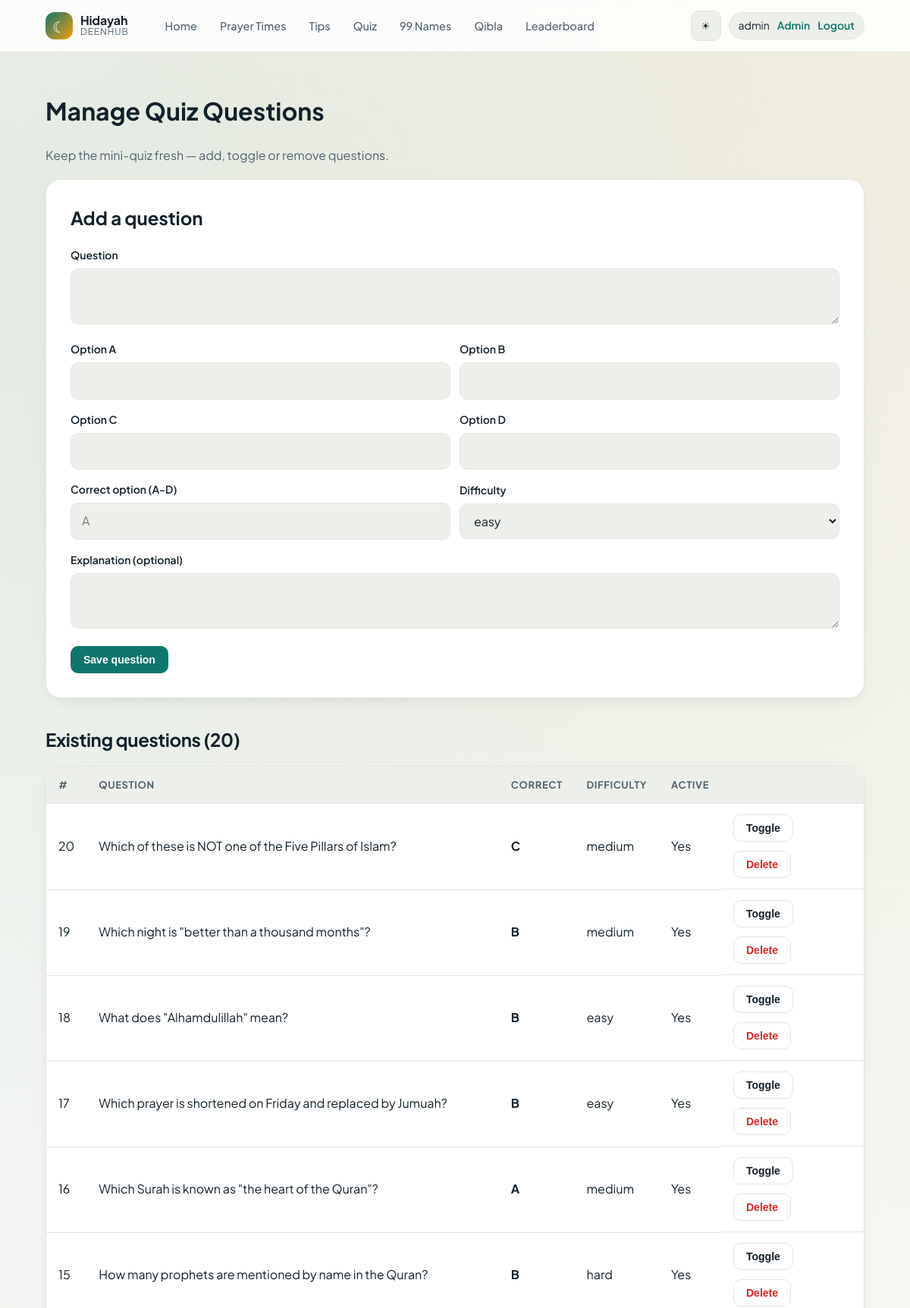
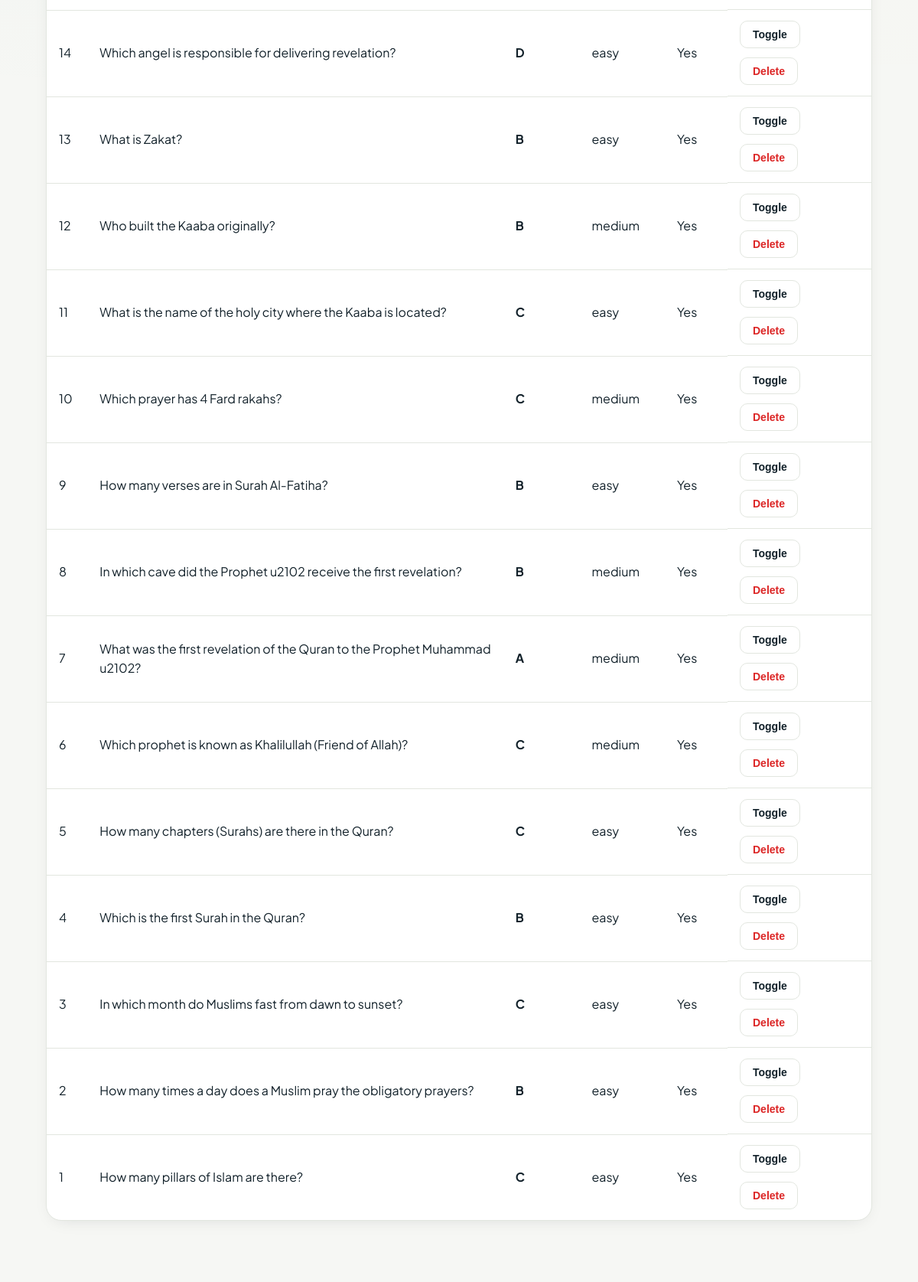
/public/admin/quiz.php (signed in, upper part), run on the app's committed database (2 pictures, top to bottom).
### tables this page shows
CREATE TABLE IF NOT EXISTS `users` (
    `id`            INT UNSIGNED NOT NULL AUTO_INCREMENT,
    `username`      VARCHAR(40)  NOT NULL UNIQUE,
    `email`         VARCHAR(190) NOT NULL UNIQUE,
    `password_hash` VARCHAR(255) NOT NULL,
    `is_admin`      TINYINT(1)   NOT NULL DEFAULT 0,
    `city`          VARCHAR(100) DEFAULT NULL,
    `country`       VARCHAR(100) DEFAULT NULL,
    `created_at`    TIMESTAMP    NOT NULL DEFAULT CURRENT_TIMESTAMP,
    PRIMARY KEY (`id`)
);

CREATE TABLE IF NOT EXISTS `quiz_questions` (
    `id`             INT UNSIGNED NOT NULL AUTO_INCREMENT,
    `question`       TEXT NOT NULL,
    `option_a`       VARCHAR(255) NOT NULL,
    `option_b`       VARCHAR(255) NOT NULL,
    `option_c`       VARCHAR(255) NOT NULL,
    `option_d`       VARCHAR(255) NOT NULL,
    `correct_option` ENUM('A','B','C','D') NOT NULL,
    `explanation`    TEXT DEFAULT NULL,
    `difficulty`     ENUM('easy','medium','hard') NOT NULL DEFAULT 'easy',
    `is_active`      TINYINT(1) NOT NULL DEFAULT 1,
    PRIMARY KEY (`id`),
    KEY `idx_quiz_active` (`is_active`)
);

### includes/config.php (called while the page is built, shortened)
<?php
if (!function_exists('u')) {
    function u(string $path): string {
        return BASE_URL . $path;
    }
}

### includes/auth.php (called while the page is built, shortened)
<?php
require_once __DIR__ . '/db.php';
function current_user(): ?array
{
    static $cached = null;
    if ($cached !== null && (int)$cached['id'] === (int)$_SESSION['user_id']) {
        return $cached;
    }
    $stmt = db()->prepare('SELECT id, username, email, is_admin, created_at FROM users WHERE id = ? LIMIT 1');
    $stmt->execute([$_SESSION['user_id']]);
    $user = $stmt->fetch();
    $cached = $user ?: null;
    return $cached;
}
function require_admin(): void
{
    $u = current_user();
}
function e(?string $s): string
{
    return htmlspecialchars((string)$s, ENT_QUOTES | ENT_SUBSTITUTE, 'UTF-8');
}

### includes/db.php (called while the page is built)
<?php
require_once __DIR__ . '/config.php';
function db(): PDO
{
    static $pdo = null;
    if ($pdo !== null) {
        return $pdo;
    }
    $dsn = sprintf(
        'mysql:host=%s;port=%s;dbname=%s;charset=%s',
        DB_HOST,
        DB_PORT,
        DB_NAME,
        DB_CHARSET
    );
    try {
        $pdo = new PDO($dsn, DB_USER, DB_PASS, [
            PDO::ATTR_ERRMODE            => PDO::ERRMODE_EXCEPTION,
            PDO::ATTR_DEFAULT_FETCH_MODE => PDO::FETCH_ASSOC,
            PDO::ATTR_EMULATE_PREPARES   => false,
        ]);
    } catch (PDOException $e) {
        http_response_code(500);
        if (APP_DEBUG) {
            die('Database connection failed: ' . $e->getMessage());
        }
        die('Database connection failed. Please try again later.');
    }
    return $pdo;
}

### public/admin/quiz.php (the view, shortened to what this page needs)
<?php
require_once __DIR__ . '/../../includes/auth.php';
require_once __DIR__ . '/../../includes/db.php';
require_admin();
$page = 'admin';
$questions = db()->query('SELECT * FROM quiz_questions ORDER BY id DESC')->fetchAll();
include __DIR__ . '/../../includes/header.php';
?>
<h1>Manage Quiz Questions</h1>
<p class="muted">Keep the mini-quiz fresh — add, toggle or remove questions.</p>
<form method="post" class="form" style="max-width:none;margin-top:18px">
    <h2 style="margin-top:0">Add a question</h2>
    <div class="field"><label>Question</label><textarea name="question" rows="2" required></textarea></div>
    <div class="row">
        <div class="field" style="flex:1"><label>Option A</label><input name="option_a" required></div>
        <div class="field" style="flex:1"><label>Option B</label><input name="option_b" required></div>
    </div>
    <div class="row">
        <div class="field" style="flex:1"><label>Option C</label><input name="option_c" required></div>
        <div class="field" style="flex:1"><label>Option D</label><input name="option_d" required></div>
    </div>
    <div class="row">
        <div class="field" style="flex:1"><label>Correct option (A-D)</label><input name="correct_option" required maxlength="1" placeholder="A"></div>
        <div class="field" style="flex:1"><label>Difficulty</label>
            <select name="difficulty"><option value="easy">easy</option><option value="medium">medium</option><option value="hard">hard</option></select>
        </div>
    </div>
    <div class="field"><label>Explanation (optional)</label><textarea name="explanation" rows="2"></textarea></div>
    <button class="btn btn-primary" type="submit">Save question</button>
</form>
<h2 class="section-title">Existing questions (<?= count($questions) ?>)</h2>
<div class="table-wrap">
<table>
    <thead><tr><th>#</th><th>Question</th><th>Correct</th><th>Difficulty</th><th>Active</th><th></th></tr></thead>
    <tbody>
    <?php foreach ($questions as $q): ?>
        <tr>
            <td><?= (int)$q['id'] ?></td>
            <td><?= e($q['question']) ?></td>
            <td><strong><?= e($q['correct_option']) ?></strong></td>
            <td><?= e($q['difficulty']) ?></td>
            <td><?= $q['is_active'] ? 'Yes' : '<span class="muted">No</span>' ?></td>
            <td class="row">
                <form method="post" style="display:inline">
                    <button class="btn btn-ghost" type="submit">Toggle</button>
                </form>
                <form method="post" style="display:inline" onsubmit="return confirm('Delete this question?')">
                    <button class="btn btn-ghost" type="submit" style="color:var(--danger)">Delete</button>
                </form>
            </td>
        </tr>
    <?php endforeach; ?>
    </tbody>
</table>
</div>
<?php include __DIR__ . '/../../includes/footer.php'; ?>

### includes/header.php (shortened to what this page needs)
<?php
require_once __DIR__ . '/auth.php';
$user = current_user();
$page = $page ?? basename($_SERVER['SCRIPT_NAME'], '.php');
?>
<!DOCTYPE html>
<html lang="en" data-theme="light">
<head>
    <link rel="stylesheet" href="<?= e(u('/assets/css/style.css')) ?>">
</head>
<body>
    <header class="site-header">
        <div class="container site-header__inner">
            <a class="brand" href="<?= e(u('/index.php')) ?>">
                <span class="brand__mark" aria-hidden="true">☾</span>
                <span class="brand__text">
                    <strong>Hidayah</strong>
                    <span>DeenHub</span>
                </span>
            </a>
            <nav class="site-nav" aria-label="Primary">
                <a href="<?= e(u('/index.php')) ?>" class="<?= $page === 'index' ? 'active' : '' ?>">Home</a>
                <a href="<?= e(u('/prayer-times.php')) ?>" class="<?= $page === 'prayer-times' ? 'active' : '' ?>">Prayer Times</a>
                <a href="<?= e(u('/tips.php')) ?>" class="<?= $page === 'tips' ? 'active' : '' ?>">Tips</a>
                <a href="<?= e(u('/quiz.php')) ?>" class="<?= $page === 'quiz' ? 'active' : '' ?>">Quiz</a>
                <a href="<?= e(u('/names.php')) ?>" class="<?= $page === 'names' ? 'active' : '' ?>">99 Names</a>
                <a href="<?= e(u('/qibla.php')) ?>" class="<?= $page === 'qibla' ? 'active' : '' ?>">Qibla</a>
                <a href="<?= e(u('/leaderboard.php')) ?>" class="<?= $page === 'leaderboard' ? 'active' : '' ?>">Leaderboard</a>
            </nav>
            <div class="site-actions">
                <button id="theme-toggle" class="icon-btn" aria-label="Toggle dark mode" title="Toggle dark mode">
                    <span class="icon-sun" aria-hidden="true">☀</span>
                </button>
                <?php if ($user): ?>
                    <div class="user-chip">
                        <span><?= e($user['username']) ?></span>
                        <?php if ((int)$user['is_admin']): ?>
                            <a class="chip-link" href="<?= e(u('/admin/index.php')) ?>">Admin</a>
                        <?php endif; ?>
                        <a class="chip-link" href="<?= e(u('/logout.php')) ?>">Logout</a>
                    </div>
                <?php else: ?>
                    <a class="btn btn-ghost" href="<?= e(u('/login.php')) ?>">Login</a>
                    <a class="btn btn-primary" href="<?= e(u('/register.php')) ?>">Sign up</a>
                <?php endif; ?>
            </div>
        </div>
    </header>
    <main class="site-main container">

### public/assets/css/style.css (style rules this page uses)
:root { --brand: #0f766e; --brand-600: #0d665f; --brand-700: #095951; --accent: #f59e0b; --accent-600: #d97706; --danger: #dc2626; --success: #16a34a; --bg: #f6f7f4; --bg-elev: #ffffff; --bg-muted: #edf0ea; --surface: #ffffff; --surface-alt: #fafaf7; --border: #e2e6df; --shadow: 0 6px 24px -12px rgba(16, 24, 40, 0.18); --text: #12212a; --text-muted: #516470; --text-inverse: #ffffff; --radius-sm: 8px; --radius-md: 12px; --radius-lg: 20px; --radius-xl: 28px; --font-body: 'Plus Jakarta Sans', system-ui, -apple-system, 'Segoe UI', Roboto, sans-serif; --font-arabic: 'Amiri', 'Scheherazade New', serif; }
* { box-sizing: border-box; }
html, body { margin: 0; padding: 0; }
body { font-family: var(--font-body); color: var(--text); background: var(--bg); line-height: 1.55; min-height: 100vh; display: flex; flex-direction: column; background-image: radial-gradient(circle at 10% 10%, rgba(15,118,110,0.08), transparent 45%), radial-gradient(circle at 95% 0%, rgba(245,158,11,0.08), transparent 50%); }
a { color: var(--brand); text-decoration: none; }
.container { max-width: 1120px; margin: 0 auto; padding: 0 20px; width: 100%; }
.site-header { position: sticky; top: 0; z-index: 40; background: rgba(255,255,255,0.85); backdrop-filter: saturate(140%) blur(10px); border-bottom: 1px solid var(--border); }
.site-header__inner { display: flex; align-items: center; gap: 24px; padding: 14px 20px; }
.brand { display: inline-flex; align-items: center; gap: 10px; color: var(--text); }
.brand__mark { width: 36px; height: 36px; background: linear-gradient(135deg, var(--brand), var(--accent)); border-radius: 12px; display: grid; place-items: center; color: white; font-size: 20px; box-shadow: var(--shadow); }
.brand__text { display: inline-flex; flex-direction: column; line-height: 1.05; }
.brand__text strong { font-weight: 700; letter-spacing: -0.2px; }
.brand__text span { font-size: 12px; color: var(--text-muted); letter-spacing: 0.8px; text-transform: uppercase; }
.site-nav { display: flex; gap: 6px; margin-left: 12px; flex: 1; flex-wrap: wrap; }
.site-nav a { color: var(--text-muted); padding: 8px 12px; border-radius: 10px; font-weight: 500; font-size: 14.5px; }
.site-actions { display: flex; align-items: center; gap: 10px; margin-left: auto; }
.icon-btn { width: 40px; height: 40px; display: grid; place-items: center; background: var(--bg-muted); border: 1px solid var(--border); border-radius: 10px; color: var(--text); cursor: pointer; transition: transform 0.15s ease, background 0.2s; }
.icon-btn .icon-sun { display: inline; }
.user-chip { display: inline-flex; gap: 10px; align-items: center; padding: 6px 12px; background: var(--bg-muted); border: 1px solid var(--border); border-radius: 999px; font-size: 14px; }
.chip-link { color: var(--brand); font-weight: 600; }
.btn { display: inline-flex; align-items: center; justify-content: center; gap: 8px; padding: 9px 16px; border-radius: 10px; border: 1px solid transparent; font-weight: 600; font-size: 14px; cursor: pointer; transition: transform 0.15s, background 0.2s, border-color 0.2s, color 0.2s; white-space: nowrap; }
.btn-primary { background: var(--brand); color: white; }
.btn-ghost { background: transparent; color: var(--text); border-color: var(--border); }
.site-main { flex: 1; padding: 32px 20px 72px; }
.section-title { margin: 36px 0 16px; letter-spacing: -0.4px; }
.muted { color: var(--text-muted); }
.form { max-width: 440px; margin: 0 auto; padding: 32px; background: var(--bg-elev); border: 1px solid var(--border); border-radius: var(--radius-lg); box-shadow: var(--shadow); }
.form label { display: block; font-size: 14px; font-weight: 600; margin-bottom: 6px; }
.form .field { margin-bottom: 16px; }
.form input, .form textarea, .form select { width: 100%; padding: 11px 14px; border-radius: 10px; border: 1px solid var(--border); background: var(--bg-muted); color: var(--text); font: inherit; }
.table-wrap { overflow-x: auto; background: var(--bg-elev); border: 1px solid var(--border); border-radius: var(--radius-lg); box-shadow: var(--shadow); }
table { width: 100%; border-collapse: collapse; }
th, td { padding: 14px 16px; text-align: left; border-bottom: 1px solid var(--border); }
th { background: var(--bg-muted); font-size: 13px; text-transform: uppercase; letter-spacing: 0.6px; color: var(--text-muted); }
tr:last-child td { border-bottom: 0; }
.row { display: flex; gap: 12px; flex-wrap: wrap; align-items: center; }

### data on the page
users: username "admin"
quiz_questions: id "20", question "Which of these is NOT one of the Five Pillars of Islam?", correct_option "C", difficulty "medium", is_active "Yes"
quiz_questions: id "19", question "Which night is \"better than a thousand months\"?", correct_option "B", difficulty "medium", is_active "Yes"
quiz_questions: id "18", question "What does \"Alhamdulillah\" mean?", correct_option "B", difficulty "easy", is_active "Yes"
quiz_questions: id "17", question "Which prayer is shortened on Friday and replaced by Jumuah?", correct_option "B", difficulty "easy", is_active "Yes"
quiz_questions: id "16", question "Which Surah is known as \"the heart of the Quran\"?", correct_option "A", difficulty "medium", is_active "Yes"
quiz_questions: id "15", question "How many prophets are mentioned by name in the Quran?", correct_option "B", difficulty "hard", is_active "Yes"
quiz_questions: id "14", question "Which angel is responsible for delivering revelation?", correct_option "D", difficulty "easy", is_active "Yes"
quiz_questions: id "13", question "What is Zakat?", correct_option "B", difficulty "easy", is_active "Yes"
quiz_questions: id "12", question "Who built the Kaaba originally?", correct_option "B", difficulty "medium", is_active "Yes"
quiz_questions: id "11", question "What is the name of the holy city where the Kaaba is located?", correct_option "C", difficulty "easy", is_active "Yes"
quiz_questions: id "10", question "Which prayer has 4 Fard rakahs?", correct_option "C", difficulty "medium", is_active "Yes"
quiz_questions: id "9", question "How many verses are in Surah Al-Fatiha?", correct_option "B", difficulty "easy", is_active "Yes"
quiz_questions: id "8", question "In which cave did the Prophet u2102 receive the first revelation?", correct_option "B", difficulty "medium", is_active "Yes"
quiz_questions: id "7", question "What was the first revelation of the Quran to the Prophet Muhammad u2102?", correct_option "A", difficulty "medium", is_active "Yes"
quiz_questions: id "6", question "Which prophet is known as Khalilullah (Friend of Allah)?", correct_option "C", difficulty "medium", is_active "Yes"
quiz_questions: id "5", question "How many chapters (Surahs) are there in the Quran?", correct_option "C", difficulty "easy", is_active "Yes"
quiz_questions: id "4", question "Which is the first Surah in the Quran?", correct_option "B", difficulty "easy", is_active "Yes"
quiz_questions: id "3", question "In which month do Muslims fast from dawn to sunset?", correct_option "C", difficulty "easy", is_active "Yes"
quiz_questions: id "2", question "How many times a day does a Muslim pray the obligatory prayers?", correct_option "B", difficulty "easy", is_active "Yes"
quiz_questions: id "1", question "How many pillars of Islam are there?", correct_option "C", difficulty "easy", is_active "Yes"

### other printed values
count($questions) "20"
